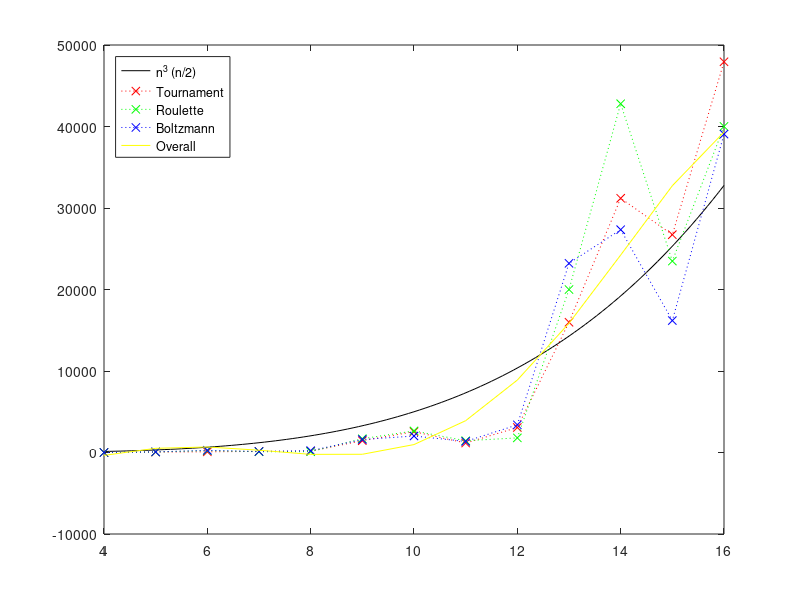

Source code (MATLAB):
# GNU Octave script

dual_data = [15,  52,   148,   104,   212,   1070,   2433,   1400,   3021,   14858,   27705,   20444,   41051  ];
roul_data = [9.4, 63.7, 231.4, 94.3,  101.5, 1688.1, 2650.1, 1442.2, 1793.9, 19994.4, 42794,   23487.1, 40011.1];
bolt_data = [6.8, 79.5, 263.2, 127.1, 225.6, 1593.9, 2021.7, 1358.4, 3395,   23213.1, 27341.8, 16190,   39066.2];
tour_data = [6.5, 51.7, 85.6,  133.8, 158.4, 1451.3, 2550.5, 1161,   3069.5, 15982.1, 31191,   26725.4, 47940.9];

all_data = [tour_data; roul_data; bolt_data];
data = mean(all_data, 1);

x = [4:1:16];
p = polyfit (x, data, 5);
xfit = 4:16;
yfit = polyval(p, xfit);


fplot ("n^3 * (n / 2)", [4, 16], '-k')
hold on

plot ([4:1:16], tour_data, ':xr')
plot ([4:1:16], roul_data, ':xg')
plot ([4:1:16], bolt_data, ':xb')
plot (xfit,     yfit,      '-y' )

l = legend ("n^3 (n/2)",
            "Tournament",
            "Roulette",
            "Boltzmann",
            "Overall")

legend(l, "location", "northwest")
